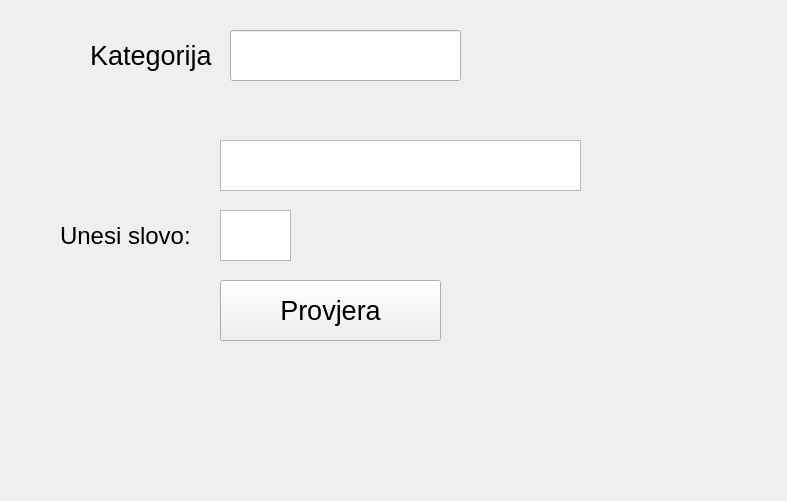
<?xml version="1.0" encoding="UTF-8"?>
<ui version="4.0">
 <class>Form</class>
 <widget class="QWidget" name="Form">
  <property name="geometry">
   <rect>
    <x>0</x>
    <y>0</y>
    <width>787</width>
    <height>501</height>
   </rect>
  </property>
  <property name="windowTitle">
   <string>Form</string>
  </property>
  <widget class="QLabel" name="label">
   <property name="geometry">
    <rect>
     <x>90</x>
     <y>30</y>
     <width>141</width>
     <height>51</height>
    </rect>
   </property>
   <property name="font">
    <font>
     <pointsize>20</pointsize>
    </font>
   </property>
   <property name="text">
    <string>Kategorija</string>
   </property>
  </widget>
  <widget class="QPlainTextEdit" name="trazenaRijecTextEdit">
   <property name="geometry">
    <rect>
     <x>220</x>
     <y>140</y>
     <width>361</width>
     <height>51</height>
    </rect>
   </property>
   <property name="font">
    <font>
     <pointsize>18</pointsize>
    </font>
   </property>
   <property name="cursor" stdset="0">
    <cursorShape>PointingHandCursor</cursorShape>
   </property>
   <property name="readOnly">
    <bool>true</bool>
   </property>
  </widget>
  <widget class="QLineEdit" name="kategorijaEdit">
   <property name="geometry">
    <rect>
     <x>230</x>
     <y>30</y>
     <width>231</width>
     <height>51</height>
    </rect>
   </property>
   <property name="font">
    <font>
     <pointsize>20</pointsize>
    </font>
   </property>
   <property name="readOnly">
    <bool>true</bool>
   </property>
  </widget>
  <widget class="QPushButton" name="provjeraGumb">
   <property name="geometry">
    <rect>
     <x>220</x>
     <y>280</y>
     <width>221</width>
     <height>61</height>
    </rect>
   </property>
   <property name="font">
    <font>
     <pointsize>20</pointsize>
    </font>
   </property>
   <property name="autoFillBackground">
    <bool>false</bool>
   </property>
   <property name="text">
    <string>Provjera</string>
   </property>
  </widget>
  <widget class="QLabel" name="label_2">
   <property name="geometry">
    <rect>
     <x>60</x>
     <y>200</y>
     <width>151</width>
     <height>71</height>
    </rect>
   </property>
   <property name="font">
    <font>
     <pointsize>18</pointsize>
    </font>
   </property>
   <property name="text">
    <string>Unesi slovo:</string>
   </property>
  </widget>
  <widget class="QPlainTextEdit" name="unosSlovaTextEdit">
   <property name="geometry">
    <rect>
     <x>220</x>
     <y>210</y>
     <width>71</width>
     <height>51</height>
    </rect>
   </property>
   <property name="font">
    <font>
     <pointsize>18</pointsize>
    </font>
   </property>
  </widget>
 </widget>
 <resources/>
 <connections/>
</ui>
